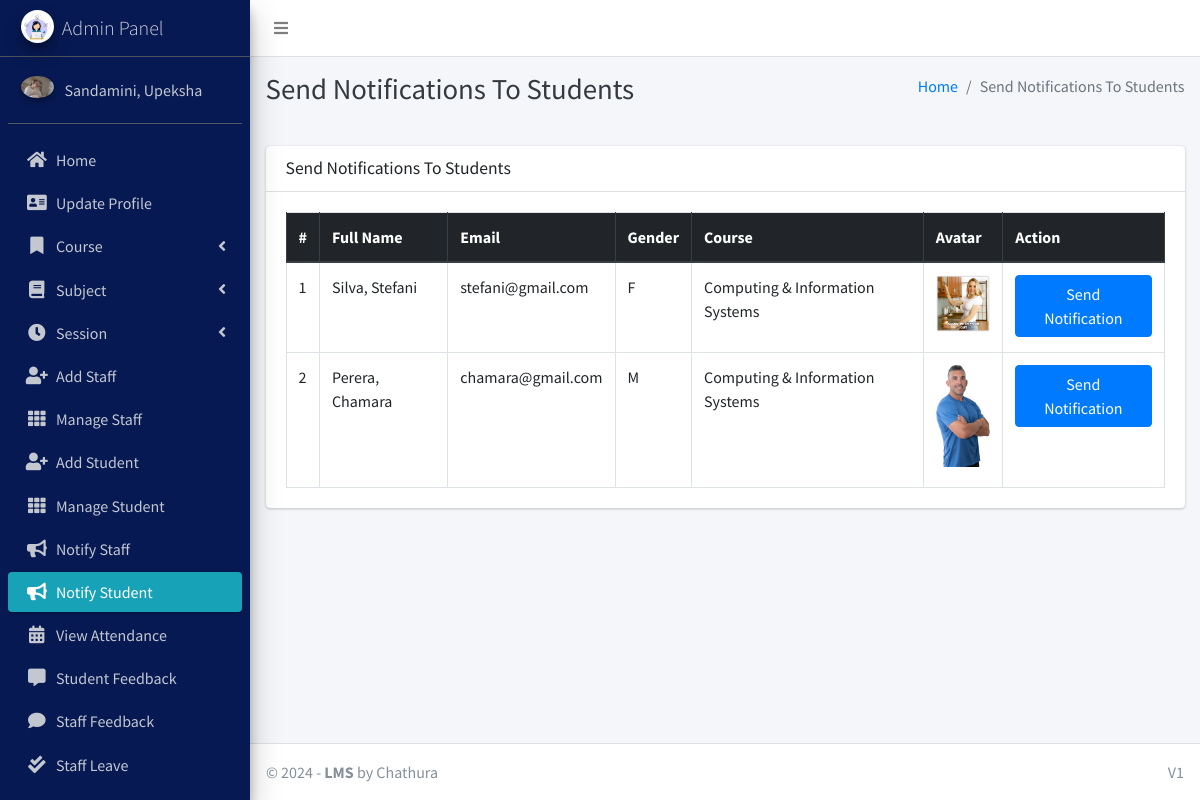
Page /admin_notify_student (signed in) on the committed database.
### main_app/models.py (models this page shows, shortened)
class CustomUser(AbstractUser):
    USER_TYPE = ((1, "HOD"), (2, "Staff"), (3, "Student"))
    GENDER = [("M", "Male"), ("F", "Female")]
    username = None  # Removed username, using email instead
    email = models.EmailField(unique=True)
    user_type = models.CharField(default=1, choices=USER_TYPE, max_length=1)
    gender = models.CharField(max_length=1, choices=GENDER)
    profile_pic = models.ImageField()
    address = models.TextField()
    fcm_token = models.TextField(default="")  # For firebase notifications
    created_at = models.DateTimeField(auto_now_add=True)
    updated_at = models.DateTimeField(auto_now=True)
    USERNAME_FIELD = "email"
    REQUIRED_FIELDS = []
    objects = CustomUserManager()
    def __str__(self):
        return self.last_name + ", " + self.first_name

class Student(models.Model):
    admin = models.OneToOneField(CustomUser, on_delete=models.CASCADE)
    course = models.ForeignKey(Course, on_delete=models.DO_NOTHING, null=True, blank=False)
    session = models.ForeignKey(Session, on_delete=models.DO_NOTHING, null=True)

class Course(models.Model):
    name = models.CharField(max_length=120)
    created_at = models.DateTimeField(auto_now_add=True)
    updated_at = models.DateTimeField(auto_now=True)

### main_app/hod_views.py (the view)
# urls.py: path("admin_notify_student", hod_views.admin_notify_student,
def admin_notify_student(request):
    student = CustomUser.objects.filter(user_type=3)
    context = {
        'page_title': "Send Notifications To Students",
        'students': student
    }
    return render(request, "hod_template/student_notification.html", context)

### main_app/templates/hod_template/student_notification.html (shortened to what this page needs)
{% extends 'main_app/base.html' %}
{% load static %}
{% block page_title %}{{page_title}}{% endblock page_title %}
{% block content %}
<section class="content">
    <div class="container-fluid">
        <div class="row">
            <div class="col-md-12">
                <div class="card">
                    <div class="card-header">
                        <h3 class="card-title">{{page_title}}</h3>
                    </div>
                    <div class="card-body">
                        <table id="example2" class="table table-bordered table-hover">
                            <thead class="thead-dark">
                                <tr>
                                    <th>#</th>
                                    <th>Full Name</th>
                                    <th>Email</th>
                                    <th>Gender</th>
                                    <th>Course</th>
                                    <th>Avatar</th>
                                    <th>Action</th>
                                </tr>
                            </thead>
                            <tbody>
                                {% for student in students %}
                                <tr>
                                    <td>{{ forloop.counter }}</td>
                                    <td>{{student.last_name}}, {{student.first_name}}</td>
                                    <td>{{student.email}}</td>
                                    <td>{{student.gender}}</td>
                                    <td>{{student.student.course.name}}</td>
                                    <td>
                                        {% if student.profile_pic == ""  %}
                                        No Image
                                        {% else %}
                                        <img class="img img-fluid mb-2" height="56" width="56"
                                            src="{{student.profile_pic}}" alt="">
                                        {% endif %}
                                    </td>
                                    <td><button data-toggle = "modal" data-target = "#myModal"class="btn btn-primary show_notification" value="{{student.id}}">Send Notification</button>
                                    </td>
                                </tr>
                                {% endfor %}
                            </tbody>
                        </table>
                    </div>
                </div>
            </div>
        </div>
    </div>
</section>
{% endblock content %}

### main_app/templates/main_app/base.html (shortened to what this page needs)
{% load static %}
<!DOCTYPE html>
<html>
<head>
    <link rel="stylesheet" href="{% static 'plugins/fontawesome-free/css/all.min.css'%} ">
    <link rel="stylesheet" href="https://code.ionicframework.com/ionicons/2.0.1/css/ionicons.min.css">
    <link rel="stylesheet"
        href="{% static 'plugins/tempusdominus-bootstrap-4/css/tempusdominus-bootstrap-4.min.css'%} ">
    <link rel="stylesheet" href="{% static 'plugins/icheck-bootstrap/icheck-bootstrap.min.css'%} ">
    <link rel="stylesheet" href="{% static 'dist/css/adminlte.min.css'%} ">
    <link rel="stylesheet" href="{% static 'plugins/overlayScrollbars/css/OverlayScrollbars.min.css'%} ">
    <link rel="stylesheet" href="{% static 'plugins/daterangepicker/daterangepicker.css'%} ">
</head>
<body class="hold-transition sidebar-mini layout-fixed">
    <div class="wrapper">
        <nav class="main-header navbar navbar-expand navbar-white navbar-light">
            <ul class="navbar-nav">
                <li class="nav-item">
                    <a class="nav-link" data-widget="pushmenu" href="#"><i class="fas fa-bars"></i></a>
                </li>
            </ul>
        </nav>
        {% include "main_app/sidebar_template.html" with user=user %}
        <div class="content-wrapper">
            <div class="content-header">
                <div class="container-fluid">
                    <div class="row mb-2">
                        <div class="col-sm-6">
                            <h1 class="m-0 text-dark">{% block page_title %}{% endblock page_title %}</h1>
                        </div>
                        <div class="col-sm-6">
                            <ol class="breadcrumb float-sm-right">
                                <li class="breadcrumb-item"><a href="#">Home</a></li>
                                <li class="breadcrumb-item active">{{ page_title }}</li>
                            </ol>
                        </div>
                    </div>
                </div>
            </div>
<section class="content">
    <div class="container-fluid">
        <div class="row">
            <div class="col-md-12">
            </div></div></div></section>
            {% block content %}
            {% endblock content %}
        </div>
        {% include "main_app/footer.html" %}
    </div>
</body>
</html>

### main_app/templates/main_app/sidebar_template.html (shortened to what this page needs)
{% load static %}
<aside class="main-sidebar sidebar-dark-info elevation-4">
    {% if request.user.user_type == '1' %}
    <a href="{% url 'admin_home' %}" class="brand-link">
        <img src="{% static 'dist/img/cmsl.png' %} " alt="AdminLTE Logo"
            class="brand-image img-circle elevation-3" >
        <span class="brand-text font-weight-light">Admin Panel</span>
    </a>
    <div class="sidebar">
        <div class="user-panel mt-3 pb-3 mb-3 d-flex">
            <div class="image">
                <img src="{{ request.user.profile_pic}}" class="img-circle elevation-2" alt="User Image">
            </div>
            <div class="info">
                <a href="#" class="d-block">{{user}}</a>
            </div>
        </div>
        <nav class="mt-2">
            <ul class="nav nav-pills nav-sidebar flex-column" data-widget="treeview" role="menu" data-accordion="false">
                <li class="nav-item">
                    {% url 'admin_home' as admin_home %}
                    <a href="{{admin_home}}" class="nav-link {% if admin_home == request.path %} active {% endif %}">
                        <i class="nav-icon fas fa-home"></i>
                        <p>
                            Home
                        </p>
                    </a>
                </li>
                <li class="nav-item">
                    {% url 'admin_view_profile' as admin_view_profile %}
                    <a href="{{admin_view_profile}}"
                        class="nav-link {% if admin_view_profile == request.path %} active {% endif %}">
                        <i class="nav-icon fas fa-address-card"></i>
                        <p>
                            Update Profile
                        </p>
                    </a>
                </li>
                <li class="nav-item has-treeview">
                    <a href="#" class="nav-link">
                        <i class="nav-icon fas fa-bookmark"></i>
                        <p>
                            Course
                            <i class="fas fa-angle-left right"></i>
                        </p>
                    </a>
                </li>
                <li class="nav-item has-treeview">
                    <a href="#" class="nav-link">
                        <i class="nav-icon fas fa-book"></i>
                        <p>
                            Subject
                            <i class="fas fa-angle-left right"></i>
                        </p>
                    </a>
                </li>
                <li class="nav-item has-treeview">
                    <a href="#" class="nav-link">
                        <i class="nav-icon fas fa-clock"></i>
                        <p>
                            Session
                            <i class="fas fa-angle-left right"></i>
                        </p>
                    </a>
                </li>
                <li class="nav-item">
                    {% url 'add_staff' as add_staff %}
                    <a href="{{add_staff}}" class="nav-link {% if add_staff == request.path %} active {% endif %}">
                        <i class="nav-icon fas fa-user-plus"></i>
                        <p>
                            Add Staff
                        </p>
                    </a>
                </li>
                <li class="nav-item">
                    {% url 'manage_staff' as manage_staff %}
                    {% url 'edit_staff' staff_id as edit_staff %}
                    <a href="{{manage_staff}}"
                        class="nav-link {% if manage_staff == request.path or request.path == edit_staff %} active {% endif %}">
                        <i class="nav-icon fas fa-th"></i>
                        <p>
                            Manage Staff
                        </p>
                    </a>
                </li>
                <li class="nav-item">
                    {% url 'add_student' as add_student%}
                    <a href="{{add_student}}" class="nav-link  {% if add_student == request.path %} active {% endif %}">
                        <i class="nav-icon fas fa-user-plus"></i>
                        <p>
                            Add Student
                        </p>
                    </a>
                </li>
                <li class="nav-item">
                    {% url 'manage_student' as manage_student %}
                    {% url 'edit_student' student_id as edit_student %}
                    <a href="{{manage_student}}"
                        class="nav-link  {% if edit_student == request.path or manage_student == request.path %} active {% endif %}">
                        <i class="nav-icon fas fa-th"></i>
                        <p>
                            Manage Student
                        </p>
                    </a>
                </li>
                <li class="nav-item">
                    {% url 'admin_notify_staff' as admin_notify_staff %}
                    <a href="{{admin_notify_staff}}"
                        class="nav-link {% if admin_notify_staff == request.path %} active {% endif %}">
                        <i class="nav-icon fas fa-bullhorn"></i>
                        <p>
                            Notify Staff
                        </p>
                    </a>
                </li>
                <li class="nav-item">
                    {% url 'admin_notify_student' as admin_notify_student %}
                    <a href="{{admin_notify_student}}"
                        class="nav-link {% if admin_notify_student == request.path %} active {% endif %}">
                        <i class="nav-icon fas fa-bullhorn"></i>
                        <p>
                            Notify Student
                        </p>
                    </a>
                </li>
                <li class="nav-item">
                    {% url 'admin_view_attendance' as admin_view_attendance %}
                <li class="nav-item">
                    <a href="{{admin_view_attendance}}"
                        class="nav-link  {% if admin_view_attendance == request.path %} active {% endif %}">
                        <i class="nav-icon fas fa-calendar-alt"></i>
                        <p>
                            View Attendance
                        </p>
                    </a>
                </li>
                <li class="nav-item">
                    {% url 'student_feedback_message' as student_feedback_message %}
                    <a href="{{ student_feedback_message }}"
                        class="nav-link  {% if student_feedback_message == request.path %} active {% endif %}">
                        <i class="nav-icon fas fa-comment-alt"></i>
                        <p>
                            Student Feedback
                        </p>
                    </a>
                </li>
                <li class="nav-item">
                    {% url 'staff_feedback_message' as staff_feedback_message %}
                    <a href="{{staff_feedback_message}}"
                        class="nav-link   {% if staff_feedback_message == request.path %} active {% endif %}">
                        <i class="nav-icon fas fa-comment"></i>
                        <p>
                            Staff Feedback
                        </p>
                    </a>
                </li>
                <li class="nav-item">
                    {% url 'view_staff_leave' as view_staff_leave %}
                    <a href="{{view_staff_leave}}"
                        class="nav-link  {% if view_staff_leave == request.path %} active {% endif %}">
                        <i class="nav-icon fas fa-check-double"></i>
                        <p>
                            Staff Leave
                        </p>
                    </a>
                </li>
                <li class="nav-item">
                    {% url 'view_student_leave' as view_student_leave %}
                    <a href="{% url 'view_student_leave' %}"
                        class="nav-link  {% if view_student_leave == request.path %} active {% endif %}">
                    </a>
                </li>
                                        {% endif %}
                                    </ul>
                                </nav>
                            </div>
</aside>

### main_app/templates/main_app/footer.html
<footer class="main-footer">
    &copy; {% now "Y" %} - <strong>LMS </strong> by Chathura
    <div class="float-right d-none d-sm-inline-block">
       V1
    </div>
</footer>

### rows in the picture
CustomUser: user.profile_pic (picture), last_name+first_name "Sandamini, Upeksha"
CustomUser: last_name "Silva", first_name "Stefani", email "stefani@gmail.com", gender "F", student.course.name "Computing & Information Systems", profile_pic (picture)
CustomUser: last_name "Perera", first_name "Chamara", email "chamara@gmail.com", gender "M", student.course.name "Computing & Information Systems", shows a picture

### other values in the picture
{{ page_title }} "Send Notifications To Students"
